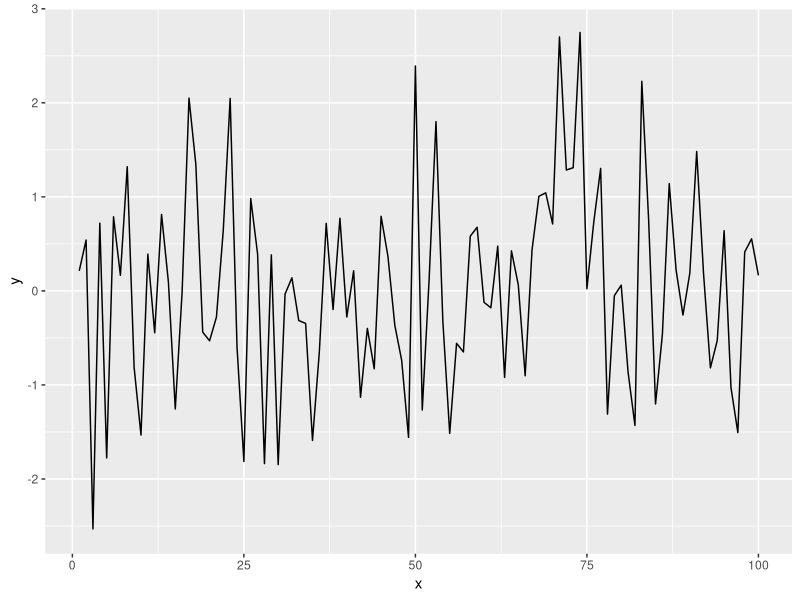
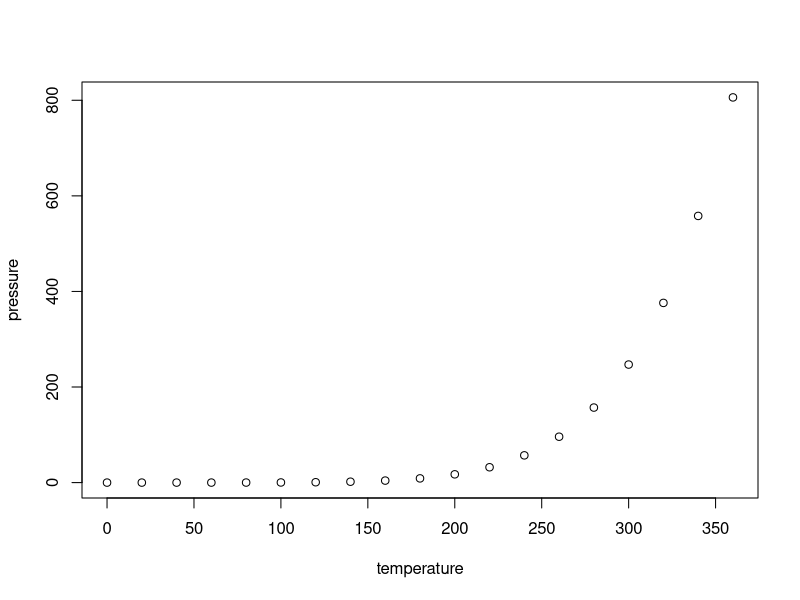

The R source for these figures, in order:
## ---- chunk 1
knitr::opts_chunk$set(echo = TRUE, fig.align = "center")
## ---- chunk 2
library(tidyverse)
## ---- chunk 3
x = seq(1:100)
y = rnorm(100)
dat = data.frame(x, y)
ggplot(dat, aes(x = x, y = y)) +
geom_line()

## ---- chunk 4
knitr::kable(head(dat, n=5), caption = "These are the first 5 rows")

## ---- chunk 5
summary(cars)
## ---- chunk 6
plot(pressure)
